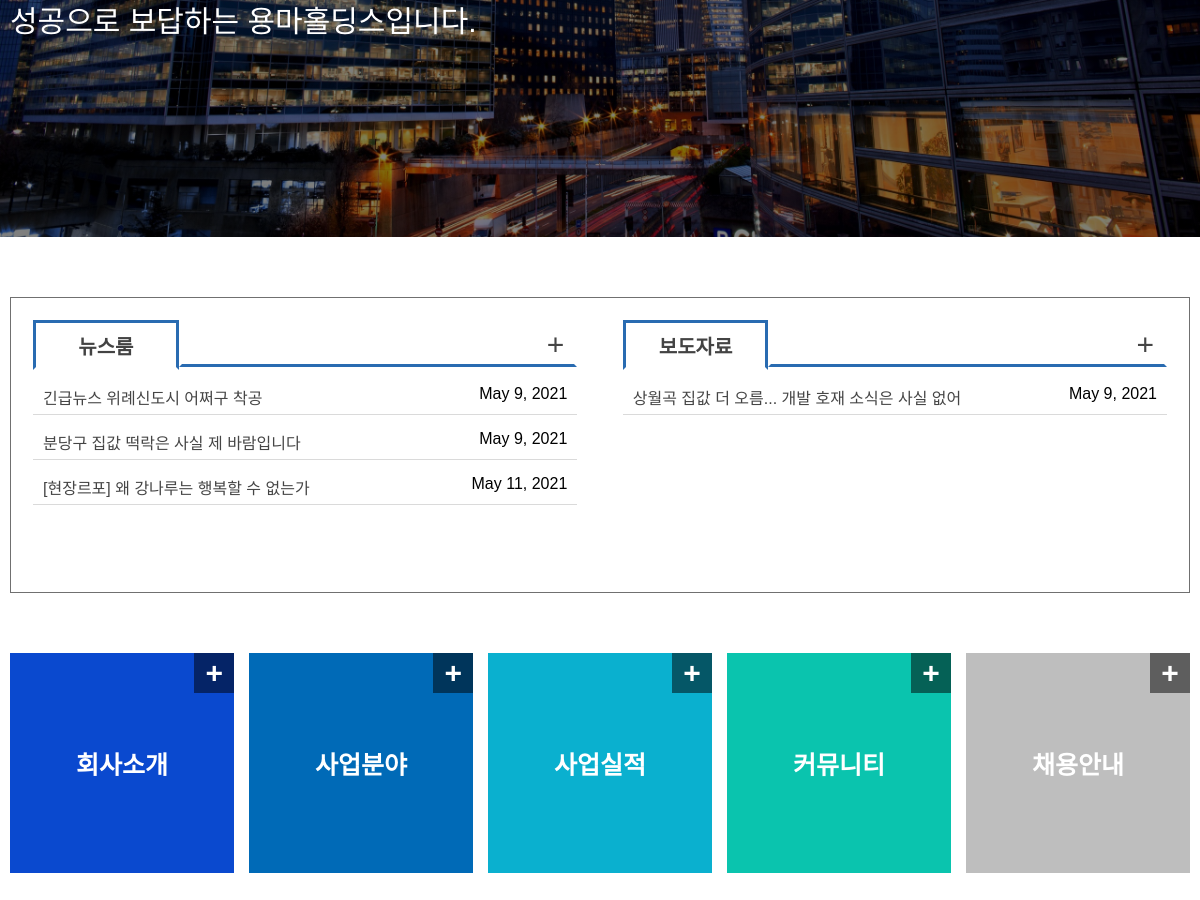
/ (middle part), run on an earlier commit of the app's database.
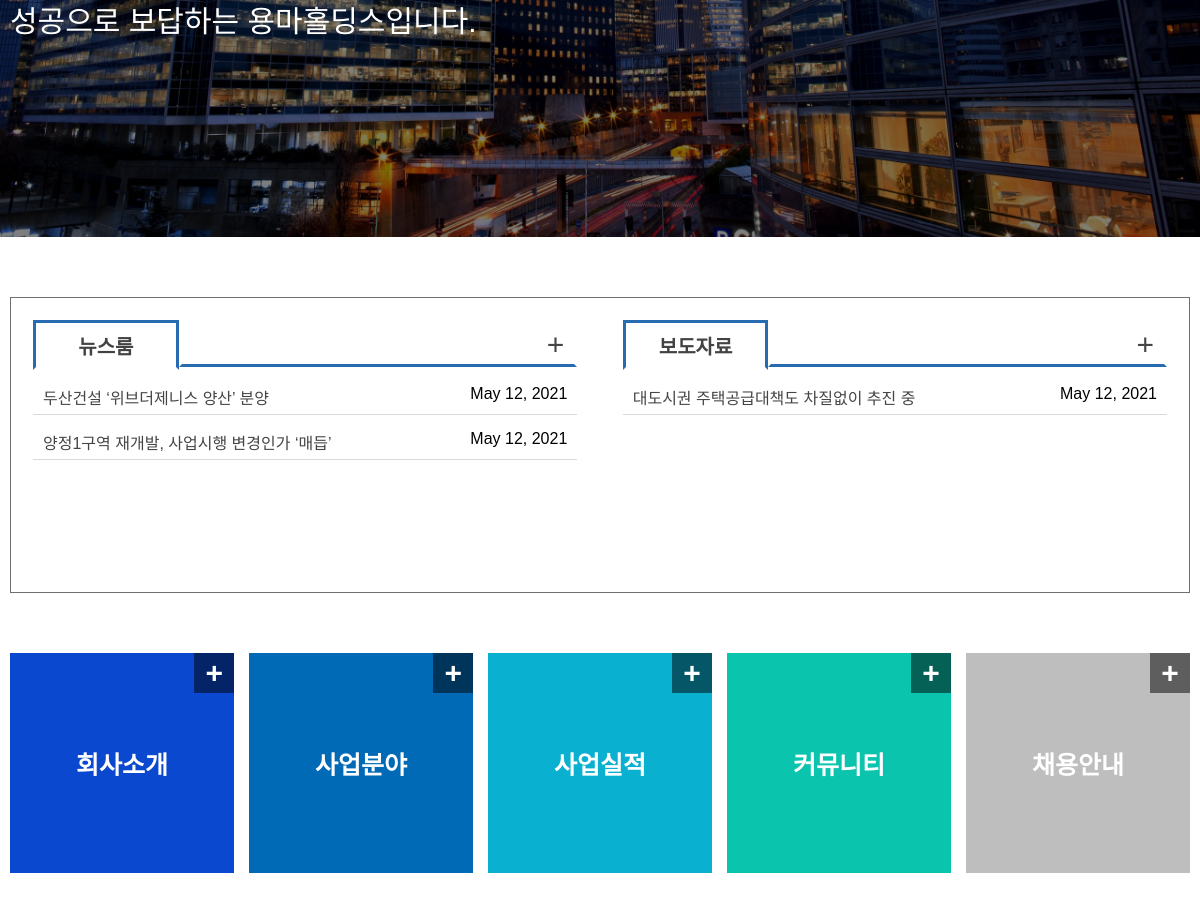
And on a later commit of the database.
### app/models.py (models this page shows, shortened)
class New(models.Model):
    title = models.CharField(max_length=50)
    content = models.TextField()
    created_at = models.DateTimeField(auto_now_add=True)

class Press(models.Model):
    title = models.CharField(max_length=50)
    company = models.CharField(max_length=10)
    link = models.TextField()
    created_at = models.DateTimeField(auto_now_add=True)

### app/views.py (the view)
# urls.py: path("", views.index, name="index"),
def index(request):
    news = New.objects.all()
    presss = Press.objects.all()
    Portfolios = Portfolio.objects.all()
    return render(request, 'index.html', {'news': news, 'presss': presss, 'portfolios': Portfolios})

### app/templates/index.html (shortened to what this page needs)
{% extends 'base.html' %} {% block css %} {% load static %}
<link rel="stylesheet" type="text/css" href="{% static 'index.css' %}" />
{% endblock%} {% block container %}
<div id="index-page">
  <div id="top-picture" class="col">
    <h2 class="tracking-in-expand">
      신뢰와 믿음을 바탕으로 고객에게<br />성공으로 보답하는 용마홀딩스입니다.
    </h2>
  </div>
  <div id="bottom" class="col">
    <div class="posts row">
      <div class="posts-box">
        <div class="posts-box-top row">
          <div class="category col"><p>뉴스룸</p></div>
          <div class="plus col"><a href="community/newsRoom">+</a></div>
        </div>
        <div class="posts-box-bottom col">
          {% for new in news %}
          <div class="a-post row">
            <div class="a-post-title">
              <a href="community/newsRoom/{{new.pk}}">{{new.title}}</a>
            </div>
            <div class="a-post-created-at">{{new.created_at.date}}</div>
          </div>
          {% endfor %}
        </div>
      </div>
      <div class="posts-box">
        <div class="posts-box-top row">
          <div class="category col"><p>보도자료</p></div>
          <div class="plus col"><a href="community/press">+</a></div>
        </div>
        <div class="posts-box-bottom col">
          {% for press in presss %}
          <div class="a-post row">
            <div class="a-post-title">
              <a href="{{press.link}}">{{press.title}}</a>
            </div>
            <div class="a-post-created-at">{{press.created_at.date}}</div>
          </div>
          {% endfor %}
        </div>
      </div>
    </div>
    <div class="quick-menus row">
      <a href="introduction/ceoGreeting/" class="relative">
        <div class="quick-menu-plus absolute row">
          <p>+</p>
        </div>
        <div id="first" class="quick-menu row">
          <p>회사소개</p>
        </div>
      </a>
      <a href="businessArea/sales/" class="relative">
        <div class="quick-menu-plus absolute row">
          <p>+</p>
        </div>
        <div id="second" class="quick-menu row">
          <p>사업분야</p>
        </div>
      </a>
      <a href="portfolio/residential" class="relative">
        <div class="quick-menu-plus absolute row">
          <p>+</p>
        </div>
        <div id="third" class="quick-menu row">
          <p>사업실적</p>
        </div>
      </a>
      <a href="community/newsRoom" class="relative">
        <div class="quick-menu-plus absolute row">
          <p>+</p>
        </div>
        <div id="fourth" class="quick-menu row">
          <p>커뮤니티</p>
        </div>
      </a>
      <a href="recruiting/philosophy" class="relative">
        <div class="quick-menu-plus absolute row">
          <p>+</p>
        </div>
        <div id="fifth" class="quick-menu row">
          <p>채용안내</p>
        </div>
      </a>
    </div>
  </div>
</div>
{% endblock %}

### app/templates/base.html (shortened to what this page needs)
<!DOCTYPE html>
<html lang="en">
  <head>
    {% load static %}
    <link rel="stylesheet" type="text/css" href="{% static 'base.css' %}" />
    {% block css %}
    {% endblock %}
  </head>
  <body>
    <div id="container" class="col">
      {% block container %}{% endblock container %}
    </div>
  </body>
</html>

### app/static/base.css (style rules this page uses)
body { min-width: 1200px; margin: 0px; min-height: 1080px; font-family: "Noto Sans KR", sans-serif; }
a { color: #454545; text-decoration: none; outline: none; }
.row { display: flex; flex-direction: row; }
.col { display: flex; flex-direction: column; }
.relative { position: relative; }
.absolute { position: absolute; }

### app/static/index.css (style rules this page uses)
#top-picture { background: linear-gradient(rgba(0, 0, 0, 0.5), rgba(0, 0, 0, 0.5)), url("src/background.jpeg"); background-repeat: no-repeat; background-size: cover; background-position: center; justify-content: center; align-items: center; height: 700px; color: white; margin-bottom: 60px; }
#top-picture > h2 { width: 1180px; font-size: 30px; font-weight: lighter; }
#bottom { width: 100%; align-items: center; }
.posts { width: 1180px; margin-bottom: 60px; border-style: solid; border-width: 1px; border-color: #707070; padding: 22px; box-sizing: border-box; justify-content: space-between; align-items: center; }
.posts-box { width: 48%; height: 250px; }
.posts-box-top { padding: 0px; justify-content: space-between; align-items: center; }
.posts-box-top > .category { border: 3px; border-style: solid; width: 144px; height: 44px; border-color: #296bb1 #296bb1 white #296bb1; justify-content: center; align-items: center; top: -44px; }
.posts-box-top > .plus { width: 410px; height: 44px; border: 3px; border-style: solid; border-color: white white #296bb1 white; text-align: right; padding-right: 10px; box-sizing: border-box; justify-content: center; align-items: flex-end; }
.posts-box-top > .plus > a { font-size: 30px; }
.posts-box-top > .category > p { font-weight: bold; font-size: 20px; color: #434343; text-align: center; }
.posts-box-bottom { width: 100%; }
.a-post { width: 100%; height: 45px; padding: 0px 10px; box-sizing: border-box; border-style: none none solid none; border-width: 0.1px; border-color: #dadada; }
.a-post > div { padding: 15px 0px; margin: 0px; }
.a-post-title { width: 70%; }
.a-post-created-at { width: 30%; text-align: right; }
.quick-menus { width: 1180px; justify-content: space-between; align-items: center; margin-bottom: 10px; }
.quick-menus > a { width: 19%; text-decoration: none; }
.quick-menu { width: 100%; height: 220px; justify-content: center; align-items: center; }
.quick-menu > p { text-align: center; color: white; font-size: 25px; font-weight: bolder; }
.quick-menu-plus { color: white; background-color: rgba(0, 0, 0, 0.5); font-weight: bolder; font-size: 30px; width: 40px; height: 40px; right: 0px; top: 0px; justify-content: center; align-items: center; }
#first.quick-menu { background-color: #0a49cf; }
#second.quick-menu { background-color: #006ab7; }
#third.quick-menu { background-color: #0ab0cf; }
#fourth.quick-menu { background-color: #0ac4ae; }
#fifth.quick-menu { background-color: #bebebe; }

What changed in the data, as far as the page shows it:
removed New: title "긴급뉴스 위례신도시 어쩌구 착공", created_at "May 9, 2021"
removed New: title "분당구 집값 떡락은 사실 제 바람입니다", created_at "May 9, 2021"
removed New: title "[현장르포] 왜 강나루는 행복할 수 없는가", created_at "May 11, 2021"
removed Press: title "상월곡 집값 더 오름... 개발 호재 소식은 사실 없어", created_at "May 9, 2021"
added New: title "두산건설 ‘위브더제니스 양산’ 분양", created_at "May 12, 2021"
added New: title "양정1구역 재개발, 사업시행 변경인가 ‘매듭’", created_at "May 12, 2021"
added Press: title "대도시권 주택공급대책도 차질없이 추진 중", created_at "May 12, 2021"
